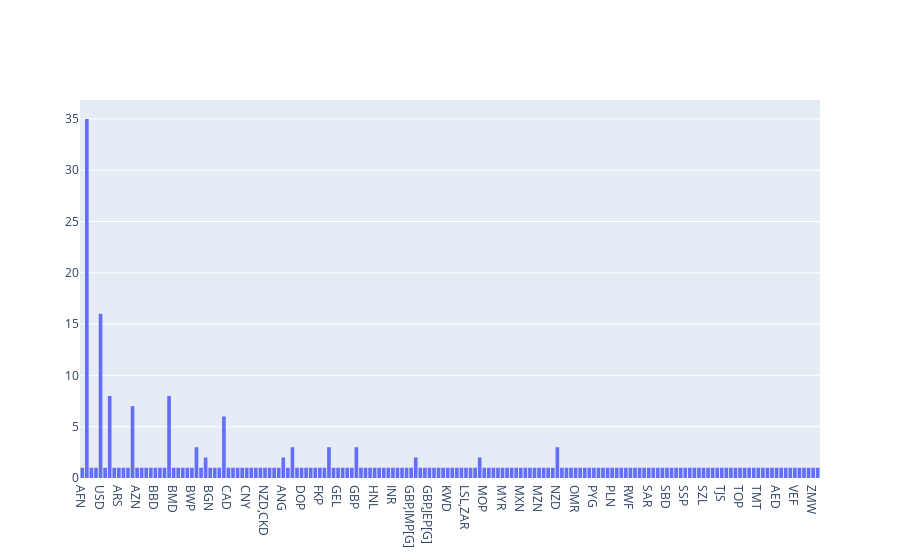

Notebook source saved alongside this figure:
### Code cell
fig = go.Figure(data=[go.Histogram(histfunc="count", x=df['currencies'])])
fig.show()

### Figure 1 — Plotly figure (JSON) as saved in the notebook; plotly's stock layout.template omitted (floating-point values rounded to 4 significant figures; data arrays with more than 128 entries replaced by an {"elided": "..."} marker saying what was removed)
{"data": [{"histfunc": "count", "type": "histogram", "x": {"elided": "250 str values"}}], "layout": {}}
